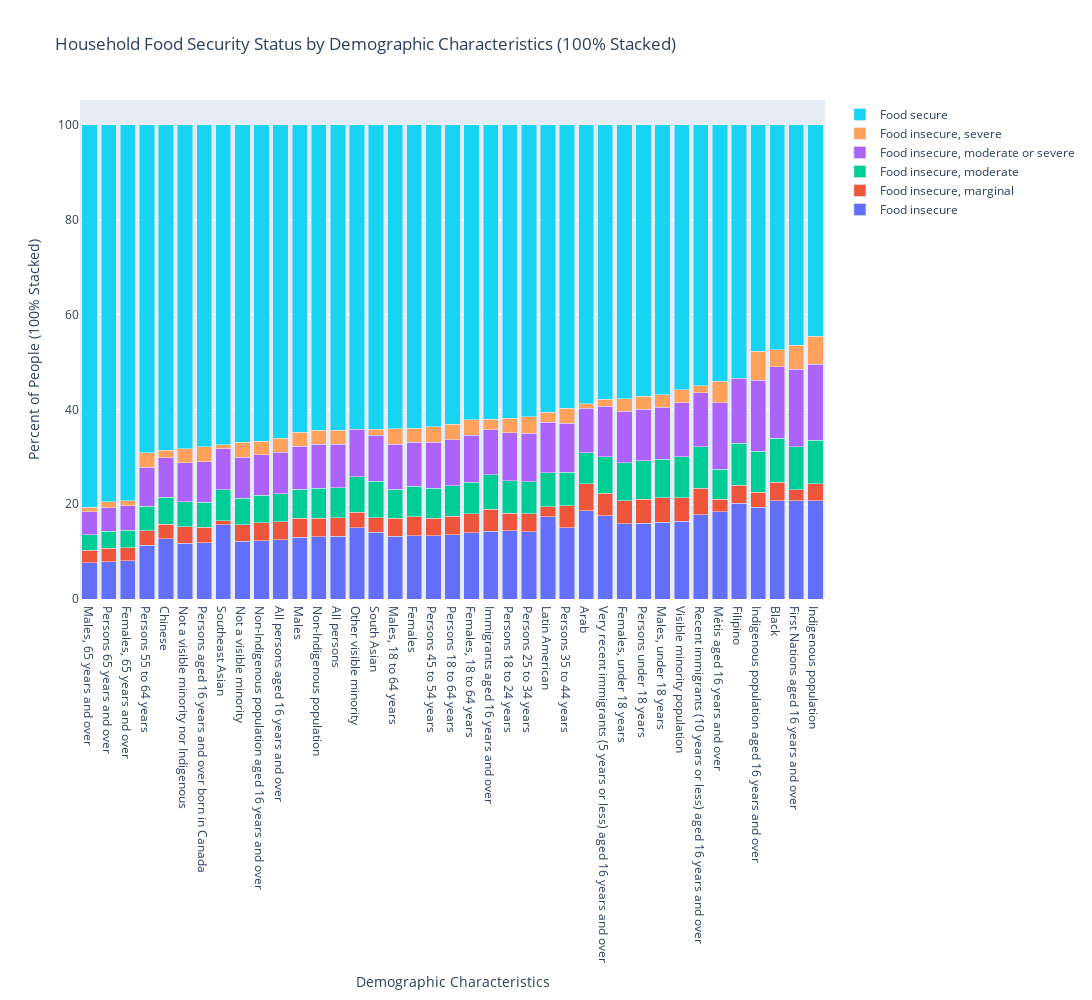

Notebook source saved alongside this figure:
### Code cell
security_status_persons_grp = food_df[food_df['UOM']=='Number'].groupby(['Household food security status', 'Demographic characteristics']).sum(numeric_only=True)[['VALUE']].unstack('Household food security status')
security_status_persons_grp = security_status_persons_grp['VALUE']
security_status_persons_grp['total'] = security_status_persons_grp.T.sum()
for i in range(len(security_status_persons_grp)):
    security_status_persons_grp['Food insecure'].iloc[i] = round(security_status_persons_grp['Food insecure'].iloc[i]/security_status_persons_grp['total'].iloc[i]*100, 3)
    security_status_persons_grp['Food insecure, marginal'].iloc[i] = round(security_status_persons_grp['Food insecure, marginal'].iloc[i]/security_status_persons_grp['total'].iloc[i]*100, 3)
    security_status_persons_grp['Food insecure, moderate'].iloc[i] = round(security_status_persons_grp['Food insecure, moderate'].iloc[i]/security_status_persons_grp['total'].iloc[i]*100, 3)
    security_status_persons_grp['Food insecure, moderate or severe'].iloc[i] = round(security_status_persons_grp['Food insecure, moderate or severe'].iloc[i]/security_status_persons_grp['total'].iloc[i]*100, 3)
    security_status_persons_grp['Food insecure, severe'].iloc[i] = round(security_status_persons_grp['Food insecure, severe'].iloc[i]/security_status_persons_grp['total'].iloc[i]*100, 3)
    security_status_persons_grp['Food secure'].iloc[i] = round(security_status_persons_grp['Food secure'].iloc[i]/security_status_persons_grp['total'].iloc[i]*100, 3)
security_status_persons_grp = security_status_persons_grp.sort_values(['Food secure'], ascending=False)
security_status_persons_grp.drop(columns='total', inplace=True)

x_labels = security_status_persons_grp.index.tolist()
categories = security_status_persons_grp.columns
y_values = [security_status_persons_grp[category].tolist() for category in categories]

fig = go.Figure()
for i, category in enumerate(categories):
    fig.add_trace(go.Bar(x=x_labels, y=y_values[i], name=category))

fig.update_layout(
    barmode='stack',
    title='Household Food Security Status by Demographic Characteristics (100% Stacked)',
    xaxis_title='Demographic Characteristics',
    yaxis_title='Percent of People (100% Stacked)',
    width=2000,
    height=1000
)

fig.write_json('security_status_grp_100.json')

fig.show()

### Figure 1 — Plotly figure (JSON) as saved in the notebook; plotly's stock layout.template omitted (floating-point values rounded to 4 significant figures)
{"data": [{"name": "Food insecure", "type": "bar", "x": ["Males, 65 years and over", "Persons 65 years and over", "Females, 65 years and over", "Persons 55 to 64 years", "Chinese", "Not a visible minority nor Indigenous", "Persons aged 16 years and over born in Canada", "Southeast Asian", "Not a visible minority", "Non-Indigenous population aged 16 years and over", "All persons aged 16 years and over", "Males", "Non-Indigenous population", "All persons", "Other visible minority", "South Asian", "Males, 18 to 64 years", "Females", "Persons 45 to 54 years", "Persons 18 to 64 years", "Females, 18 to 64 years", "Immigrants aged 16 years and over", "Persons 18 to 24 years", "Persons 25 to 34 years", "Latin American", "Persons 35 to 44 years", "Arab", "Very recent immigrants (5 years or less) aged 16 years and over", "Females, under 18 years", "Persons under 18 years", "Males, under 18 years", "Visible minority population", "Recent immigrants (10 years or less) aged 16 years and over", "Métis aged 16 years and over", "Filipino", "Indigenous population aged 16 years and over", "Black", "First Nations aged 16 years and over", "Indigenous population"], "y": [7.639, 7.828, 8.039, 11.36, 12.68, 11.74, 11.82, 15.66, 12.19, 12.32, 12.54, 13.04, 13.16, 13.19, 15.0, 14.06, 13.25, 13.33, 13.38, 13.6, 13.95, 14.29, 14.39, 14.14, 17.36, 15.01, 18.64, 17.58, 15.84, 15.99, 16.19, 16.44, 17.76, 18.44, 20.2, 19.37, 20.71, 20.76, 20.75]}, {"name": "Food insecure, marginal", "type": "bar", "x": ["Males, 65 years and over", "Persons 65 years and over", "Females, 65 years and over", "Persons 55 to 64 years", "Chinese", "Not a visible minority nor Indigenous", "Persons aged 16 years and over born in Canada", "Southeast Asian", "Not a visible minority", "Non-Indigenous population aged 16 years and over", "All persons aged 16 years and over", "Males", "Non-Indigenous population", "All persons", "Other visible minority", "South Asian", "Males, 18 to 64 years", "Females", "Persons 45 to 54 years", "Persons 18 to 64 years", "Females, 18 to 64 years", "Immigrants aged 16 years and over", "Persons 18 to 24 years", "Persons 25 to 34 years", "Latin American", "Persons 35 to 44 years", "Arab", "Very recent immigrants (5 years or less) aged 16 years and over", "Females, under 18 years", "Persons under 18 years", "Males, under 18 years", "Visible minority population", "Recent immigrants (10 years or less) aged 16 years and over", "Métis aged 16 years and over", "Filipino", "Indigenous population aged 16 years and over", "Black", "First Nations aged 16 years and over", "Indigenous population"], "y": [2.62, 2.842, 2.786, 3.058, 3.112, 3.475, 3.302, 0.88, 3.528, 3.713, 3.721, 3.943, 3.915, 3.981, 3.337, 3.125, 3.773, 4.018, 3.669, 3.895, 4.015, 4.65, 3.699, 3.871, 2.151, 4.643, 5.696, 4.689, 4.91, 5.1, 5.186, 4.87, 5.621, 2.626, 3.754, 3.165, 3.975, 2.254, 3.567]}, {"name": "Food insecure, moderate", "type": "bar", "x": ["Males, 65 years and over", "Persons 65 years and over", "Females, 65 years and over", "Persons 55 to 64 years", "Chinese", "Not a visible minority nor Indigenous", "Persons aged 16 years and over born in Canada", "Southeast Asian", "Not a visible minority", "Non-Indigenous population aged 16 years and over", "All persons aged 16 years and over", "Males", "Non-Indigenous population", "All persons", "Other visible minority", "South Asian", "Males, 18 to 64 years", "Females", "Persons 45 to 54 years", "Persons 18 to 64 years", "Females, 18 to 64 years", "Immigrants aged 16 years and over", "Persons 18 to 24 years", "Persons 25 to 34 years", "Latin American", "Persons 35 to 44 years", "Arab", "Very recent immigrants (5 years or less) aged 16 years and over", "Females, under 18 years", "Persons under 18 years", "Males, under 18 years", "Visible minority population", "Recent immigrants (10 years or less) aged 16 years and over", "Métis aged 16 years and over", "Filipino", "Indigenous population aged 16 years and over", "Black", "First Nations aged 16 years and over", "Indigenous population"], "y": [3.336, 3.603, 3.683, 5.192, 5.71, 5.308, 5.32, 6.477, 5.519, 5.81, 5.904, 6.191, 6.334, 6.304, 7.448, 7.623, 6.185, 6.413, 6.31, 6.404, 6.617, 7.251, 6.813, 6.672, 7.158, 7.092, 6.481, 7.713, 7.978, 8.05, 8.122, 8.65, 8.707, 6.306, 8.906, 8.589, 9.279, 9.075, 9.188]}, {"name": "Food insecure, moderate or severe", "type": "bar", "x": ["Males, 65 years and over", "Persons 65 years and over", "Females, 65 years and over", "Persons 55 to 64 years", "Chinese", "Not a visible minority nor Indigenous", "Persons aged 16 years and over born in Canada", "Southeast Asian", "Not a visible minority", "Non-Indigenous population aged 16 years and over", "All persons aged 16 years and over", "Males", "Non-Indigenous population", "All persons", "Other visible minority", "South Asian", "Males, 18 to 64 years", "Females", "Persons 45 to 54 years", "Persons 18 to 64 years", "Females, 18 to 64 years", "Immigrants aged 16 years and over", "Persons 18 to 24 years", "Persons 25 to 34 years", "Latin American", "Persons 35 to 44 years", "Arab", "Very recent immigrants (5 years or less) aged 16 years and over", "Females, under 18 years", "Persons under 18 years", "Males, under 18 years", "Visible minority population", "Recent immigrants (10 years or less) aged 16 years and over", "Métis aged 16 years and over", "Filipino", "Indigenous population aged 16 years and over", "Black", "First Nations aged 16 years and over", "Indigenous population"], "y": [4.785, 4.975, 5.13, 8.236, 8.327, 8.266, 8.514, 8.694, 8.655, 8.611, 8.824, 9.098, 9.251, 9.207, 9.976, 9.767, 9.478, 9.316, 9.676, 9.704, 9.93, 9.555, 10.21, 10.23, 10.66, 10.34, 9.41, 10.69, 10.86, 10.88, 10.94, 11.47, 11.46, 13.98, 13.73, 15.07, 15.05, 16.43, 16.03]}, {"name": "Food insecure, severe", "type": "bar", "x": ["Males, 65 years and over", "Persons 65 years and over", "Females, 65 years and over", "Persons 55 to 64 years", "Chinese", "Not a visible minority nor Indigenous", "Persons aged 16 years and over born in Canada", "Southeast Asian", "Not a visible minority", "Non-Indigenous population aged 16 years and over", "All persons aged 16 years and over", "Males", "Non-Indigenous population", "All persons", "Other visible minority", "South Asian", "Males, 18 to 64 years", "Females", "Persons 45 to 54 years", "Persons 18 to 64 years", "Females, 18 to 64 years", "Immigrants aged 16 years and over", "Persons 18 to 24 years", "Persons 25 to 34 years", "Latin American", "Persons 35 to 44 years", "Arab", "Very recent immigrants (5 years or less) aged 16 years and over", "Females, under 18 years", "Persons under 18 years", "Males, under 18 years", "Visible minority population", "Recent immigrants (10 years or less) aged 16 years and over", "Métis aged 16 years and over", "Filipino", "Indigenous population aged 16 years and over", "Black", "First Nations aged 16 years and over", "Indigenous population"], "y": [0.996, 1.283, 1.097, 3.002, 1.551, 2.955, 3.195, 0.81, 3.136, 2.802, 2.921, 2.906, 2.916, 2.903, null, 1.197, 3.279, 2.903, 3.301, 3.301, 3.314, 2.158, 3.03, 3.494, 2.058, 3.195, 0.969, 1.488, 2.637, 2.774, 2.683, 2.702, 1.473, 4.555, null, 6.04, 3.56, 5.037, 5.877]}, {"name": "Food secure", "type": "bar", "x": ["Males, 65 years and over", "Persons 65 years and over", "Females, 65 years and over", "Persons 55 to 64 years", "Chinese", "Not a visible minority nor Indigenous", "Persons aged 16 years and over born in Canada", "Southeast Asian", "Not a visible minority", "Non-Indigenous population aged 16 years and over", "All persons aged 16 years and over", "Males", "Non-Indigenous population", "All persons", "Other visible minority", "South Asian", "Males, 18 to 64 years", "Females", "Persons 45 to 54 years", "Persons 18 to 64 years", "Females, 18 to 64 years", "Immigrants aged 16 years and over", "Persons 18 to 24 years", "Persons 25 to 34 years", "Latin American", "Persons 35 to 44 years", "Arab", "Very recent immigrants (5 years or less) aged 16 years and over", "Females, under 18 years", "Persons under 18 years", "Males, under 18 years", "Visible minority population", "Recent immigrants (10 years or less) aged 16 years and over", "Métis aged 16 years and over", "Filipino", "Indigenous population aged 16 years and over", "Black", "First Nations aged 16 years and over", "Indigenous population"], "y": [80.62, 79.47, 79.27, 69.15, 68.62, 68.26, 67.85, 67.48, 66.97, 66.74, 66.09, 64.82, 64.42, 64.42, 64.24, 64.22, 64.04, 64.02, 63.67, 63.1, 62.18, 62.09, 61.85, 61.59, 60.61, 59.72, 58.81, 57.84, 57.78, 57.21, 56.87, 55.86, 54.98, 54.09, 53.41, 47.76, 47.43, 46.45, 44.59]}], "layout": {"barmode": "stack", "height": 1000, "title": {"text": "Household Food Security Status by Demographic Characteristics (100% Stacked)"}, "width": 2000, "xaxis": {"title": {"text": "Demographic Characteristics"}}, "yaxis": {"title": {"text": "Percent of People (100% Stacked)"}}}}
